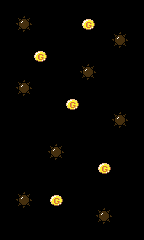

The image is a tile-based game level rendered from a .tmx file. Its description and complete source (layers, tilesets, objects, tile grids) follow:
An orthogonal 9x15 tile map with 16x16 px tiles, 1 tile layer (map).

<map version="1.0" orientation="orthogonal" renderorder="right-down" width="9" height="15" tilewidth="16" tileheight="16" nextobjectid="1">
 <tileset firstgid="1" name="tileset" tilewidth="16" tileheight="16" tilecount="64" columns="8">
  <image source="tileset.png" width="128" height="128" />
 </tileset>
 <layer name="map" width="9" height="15">
  <data encoding="csv">
0,0,0,0,0,0,0,0,0,
0,1,0,0,0,25,0,0,0,
0,0,0,0,0,0,0,1,0,
0,0,25,0,0,0,0,0,0,
0,0,0,0,0,1,0,0,0,
0,1,0,0,0,0,0,0,0,
0,0,0,0,25,0,0,0,0,
0,0,0,0,0,0,0,1,0,
0,0,0,0,0,0,0,0,0,
0,0,0,1,0,0,0,0,0,
0,0,0,0,0,0,25,0,0,
0,0,0,0,0,0,0,0,0,
0,1,0,25,0,0,0,0,0,
0,0,0,0,0,0,1,0,0,
0,0,0,0,0,0,0,0,0
</data>
 </layer>
</map>
